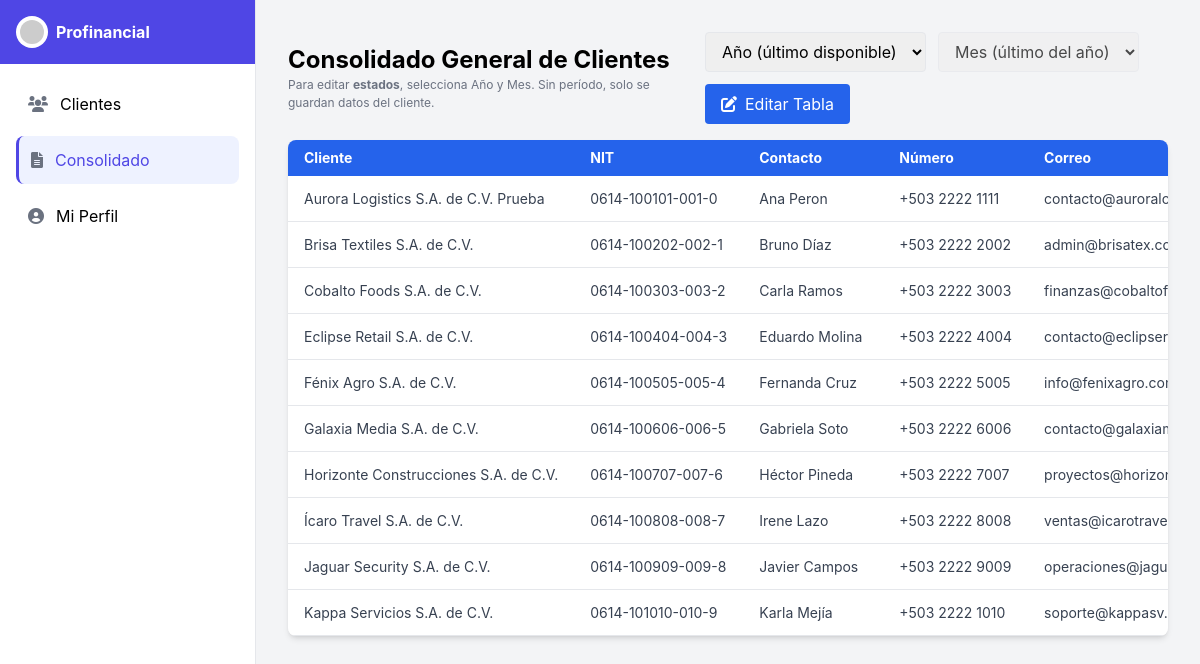
Page /cliente/consolidado.php on the earlier database version.
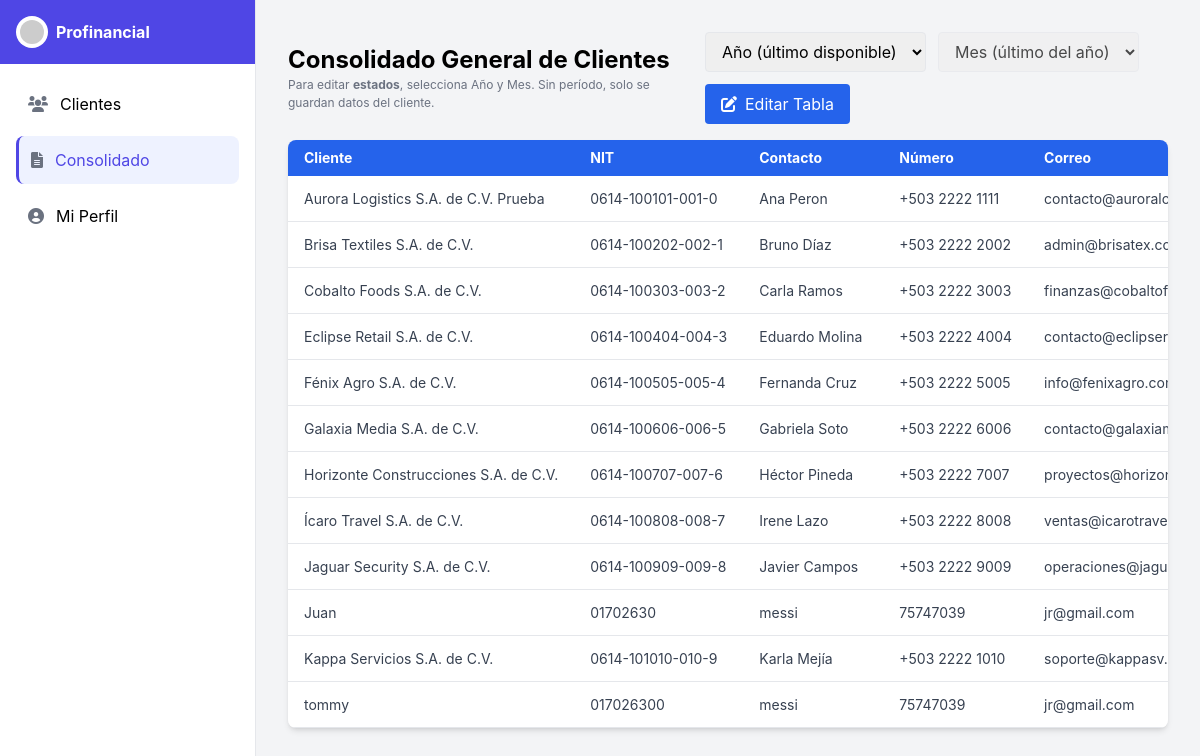
Same page on the later database version.
### tables this page shows
CREATE TABLE IF NOT EXISTS `clientes` (
  `id` bigint NOT NULL AUTO_INCREMENT,
  `nombre` varchar(160) NOT NULL,
  `nit` varchar(32) DEFAULT NULL,
  `nrc` varchar(32) DEFAULT NULL,
  `contacto` varchar(120) DEFAULT NULL,
  `telefono` varchar(40) DEFAULT NULL,
  `email` varchar(160) DEFAULT NULL,
  `clave_hacienda` varchar(64) DEFAULT NULL,
  `clave_planilla` varchar(64) DEFAULT NULL,
  `contador` varchar(120) DEFAULT NULL,
  `direccion` varchar(255) DEFAULT NULL,
  `activo` tinyint(1) NOT NULL DEFAULT '1',
  `creado_en` timestamp NOT NULL DEFAULT CURRENT_TIMESTAMP,
  `actualizado_en` timestamp NULL DEFAULT NULL ON UPDATE CURRENT_TIMESTAMP,
  `declaracion_iva` enum('documento pendiente','presentada','pagada') DEFAULT 'documento pendiente',
  `declaracion_pa` enum('documento pendiente','realizado') DEFAULT 'documento pendiente',
  `declaracion_planilla` enum('documento pendiente','pagada') DEFAULT 'documento pendiente',
  `declaracion_contabilidad` enum('pendiente de procesar','en proceso','presentada','pagada') DEFAULT 'pendiente de procesar',
  PRIMARY KEY (`id`),
  UNIQUE KEY `uk_clientes_ident` (`nit`,`nrc`),
  KEY `idx_clientes_nombre` (`nombre`),
  KEY `idx_declaracion_iva` (`declaracion_iva`),
  KEY `idx_declaracion_pa` (`declaracion_pa`),
  KEY `idx_declaracion_planilla` (`declaracion_planilla`),
  KEY `idx_declaracion_contabilidad` (`declaracion_contabilidad`)
);

### cliente/consolidado.php (the view, shortened to what this page needs)
<?php
$DB_HOST='localhost';
$DB_NAME='profinancial_crm';
$DB_USER='root';
$DB_PASS='';
function h($s){ return htmlspecialchars((string)$s, ENT_QUOTES, 'UTF-8'); }
$anio = isset($_GET['anio']) && $_GET['anio']!=='' ? (int)$_GET['anio'] : null;
$mes  = isset($_GET['mes'])  && $_GET['mes']  !=='' ? (int)$_GET['mes']  : null;
try {
  $pdo = new PDO("mysql:host=$DB_HOST;dbname=$DB_NAME;charset=utf8mb4",$DB_USER,$DB_PASS,[PDO::ATTR_ERRMODE=>PDO::ERRMODE_EXCEPTION]);
  $params = [];
  if ($anio && $mes){
    $sql = "
      SELECT c.id, c.nombre AS cliente_nombre, c.nit, c.contacto, c.telefono, c.email,
             c.contador, c.clave_hacienda, c.clave_planilla,
             MAX(per.anio) anio, MAX(per.mes) mes,
             MAX(CASE WHEN tf.codigo='IVA' THEN CASE WHEN p.pagado=1 THEN 'pagada'
                                                     WHEN p.presentado=1 THEN 'presentada'
                                                     ELSE 'pendiente' END END) AS iva,
             MAX(CASE WHEN tf.codigo IN ('RENTA','PA') THEN CASE WHEN (p.presentado=1 OR p.pagado=1) THEN 'realizado'
                                                                 ELSE 'pendiente' END END) AS pa,
             MAX(CASE WHEN tf.codigo='PLANILLA' THEN CASE WHEN p.pagado=1 THEN 'pagada'
                                                          ELSE 'pendiente' END END) AS planilla,
             MAX(CASE WHEN tf.codigo IN ('CONTAB','CONTABILIDAD') THEN CASE WHEN (p.presentado=1 OR p.pagado=1) THEN 'realizado'
                                                                            ELSE 'pendiente' END END) AS conta
      FROM clientes c
      LEFT JOIN periodos per ON per.cliente_id=c.id AND per.anio=? AND per.mes=?
      LEFT JOIN presentaciones p ON p.periodo_id=per.id
      LEFT JOIN tipos_formulario tf ON tf.id=p.tipo_formulario_id
      GROUP BY c.id
      ORDER BY c.nombre ASC
    ";
    $params = [$anio,$mes];
  } else {
    $sql = "
      SELECT c.id, c.nombre AS cliente_nombre, c.nit, c.contacto, c.telefono, c.email,
             c.contador, c.clave_hacienda, c.clave_planilla,
             MAX(per.anio) anio, MAX(per.mes) mes,
             MAX(CASE WHEN tf.codigo='IVA' THEN CASE WHEN p.pagado=1 THEN 'pagada'
                                                     WHEN p.presentado=1 THEN 'presentada'
                                                     ELSE 'pendiente' END END) AS iva,
             MAX(CASE WHEN tf.codigo IN ('RENTA','PA') THEN CASE WHEN (p.presentado=1 OR p.pagado=1) THEN 'realizado'
                                                                 ELSE 'pendiente' END END) AS pa,
             MAX(CASE WHEN tf.codigo='PLANILLA' THEN CASE WHEN p.pagado=1 THEN 'pagada'
                                                          ELSE 'pendiente' END END) AS planilla,
             MAX(CASE WHEN tf.codigo IN ('CONTAB','CONTABILIDAD') THEN CASE WHEN (p.presentado=1 OR p.pagado=1) THEN 'realizado'
                                                                            ELSE 'pendiente' END END) AS conta
      FROM clientes c
      LEFT JOIN (
        SELECT p1.*
        FROM periodos p1
        JOIN (
          SELECT cliente_id, MAX(anio*100+mes) maxym
          FROM periodos
          GROUP BY cliente_id
        ) t ON t.cliente_id=p1.cliente_id AND (p1.anio*100+p1.mes)=t.maxym
      ) per ON per.cliente_id=c.id
      LEFT JOIN presentaciones p ON p.periodo_id=per.id
      LEFT JOIN tipos_formulario tf ON tf.id=p.tipo_formulario_id
      GROUP BY c.id
      ORDER BY c.nombre ASC
    ";
  }
  $st = $pdo->prepare($sql); $st->execute($params);
  $rows = $st->fetchAll(PDO::FETCH_ASSOC);
} catch(Throwable $e){
  http_response_code(500);
  echo '<!doctype html><meta charset="utf-8"><pre style="padding:16px;color:#b91c1c">Error: '.h($e->getMessage()).'</pre>'; exit;
}
?>
<!DOCTYPE html>
<html lang="es">
<head>
  <script src="https://cdn.tailwindcss.com"></script>
  <link href="https://cdnjs.cloudflare.com/ajax/libs/font-awesome/6.0.0-beta3/css/all.min.css" rel="stylesheet">
</head>
<body class="flex bg-gray-100">
  <div class="flex h-screen w-full">
    <div class="hidden md:flex flex-col w-64 bg-white border-r">
      <div class="flex items-center h-16 px-4 bg-indigo-600">
        <div class="flex items-center">
          <img src="https://placehold.co/30x30" alt="Logo Profinancial" class="h-8 w-8 rounded-full bg-white p-1">
          <span class="ml-2 text-white font-bold">Profinancial</span>
        </div>
      </div>
      <nav class="flex-1 p-4">
        <div class="space-y-2">
          <a href="../cliente/index.php" class="sidebar-item flex items-center p-3 rounded-lg">
            <i class="fas fa-users mr-3 text-gray-500"></i> Clientes
          </a>
          <a href="../cliente/consolidado.php" class="sidebar-item flex items-center p-3 rounded-lg">
            <i class="fas fa-file-alt mr-3 text-gray-500"></i> Consolidado
          </a>
          <a href="../cliente/perfil_contador.html" class="sidebar-item flex items-center p-3 rounded-lg">
            <i class="fas fa-user-circle mr-3 text-gray-500"></i> Mi Perfil
          </a>
        </div>
      </nav>
    </div>
    <main class="flex-1 p-8 overflow-y-auto">
      <div class="flex md:flex-row md:items-center md:justify-between gap-4 mb-4">
        <div>
          <h2 class="text-2xl font-bold">Consolidado General de Clientes</h2>
          <p class="hint">Para editar <b>estados</b>, selecciona Año y Mes. Sin período, solo se guardan datos del cliente.</p>
        </div>
        <form id="filtros" class="flex flex-wrap items-center gap-3" method="get">
          <select name="anio" id="filtroAno" class="border rounded px-3 py-2">
            <option value="">Año (último disponible)</option>
          </select>
          <select name="mes" id="filtroMes" class="border rounded px-3 py-2" <?= $anio?'':'disabled'?>>
            <option value="">Mes (último del año)</option>
          </select>
          <button id="editarTabla" type="button" class="bg-blue-600 hover:bg-blue-700 text-white px-4 py-2 rounded flex items-center">
            <i class="fas fa-edit mr-2"></i><span>Editar Tabla</span>
          </button>
        </form>
      </div>
      <div class="overflow-x-auto bg-white rounded-lg shadow-md">
        <table class="min-w-max text-sm text-left text-gray-700">
          <thead class="bg-blue-600 text-white">
            <tr>
              <th class="px-4 py-2 min-w-[180px]">Cliente</th>
              <th class="px-4 py-2 min-w-[120px]">NIT</th>
              <th class="px-4 py-2 min-w-[140px]">Contacto</th>
              <th class="px-4 py-2 min-w-[120px]">Número</th>
              <th class="px-4 py-2 min-w-[200px]">Correo</th>
            </tr>
          </thead>
          <tbody id="tablaClientes">
          <?php if ($rows): foreach ($rows as $r):
          ?>
            <tr class="border-b" data-id="<?=h($r['id'])?>">
              <td class="px-4 py-2 whitespace-nowrap" contenteditable="false"><?=h($r['cliente_nombre'])?></td>
              <td class="px-4 py-2 whitespace-nowrap" contenteditable="false"><?=h($r['nit'])?></td>
              <td class="px-4 py-2 whitespace-nowrap" contenteditable="false"><?=h($r['contacto'])?></td>
              <td class="px-4 py-2 whitespace-nowrap" contenteditable="false"><?=h($r['telefono'])?></td>
              <td class="px-4 py-2 whitespace-nowrap" contenteditable="false"><?=h($r['email'])?></td>
            </tr>
          <?php endforeach; else: ?>
            <tr><td colspan="14" class="px-4 py-6 text-center text-gray-500">Sin datos para el filtro seleccionado.</td></tr>
          <?php endif; ?>
          </tbody>
        </table>
      </div>
    </main>
  </div>
</body>
</html>

### cliente/consolidado.php (style rules this page uses)
body { font-family:'Inter',sans-serif }
.sidebar-item.active { background:#eef2ff;color:#4f46e5;border-left:3px solid #4f46e5 }
.hint { font-size:.75rem;color:#6b7280 }

Differences in the rows shown:
added clientes: nombre "Juan", nit "01702630", contacto "messi", telefono "75747039", email "jr@gmail.com"
added clientes: nombre "tommy", nit "017026300", contacto "messi", telefono "75747039", email "jr@gmail.com"
